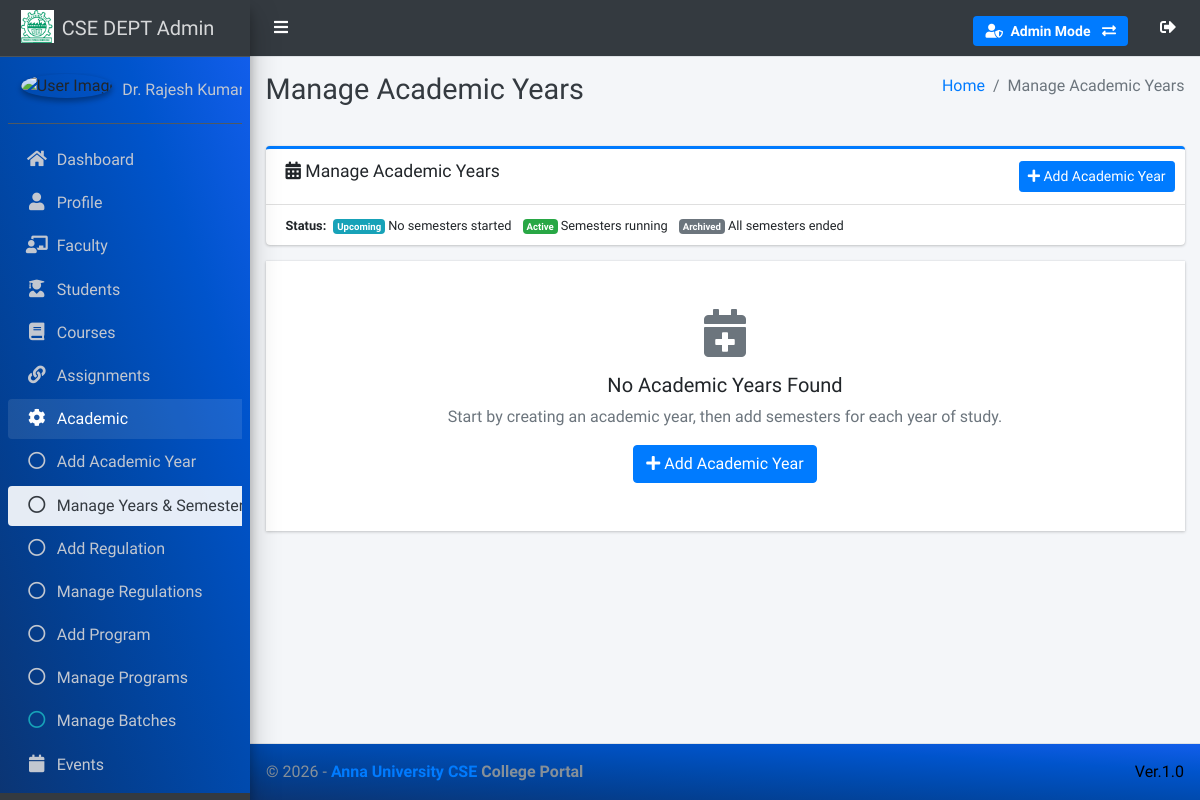
Page /academic-year/manage/ (signed in) on the earlier database version.
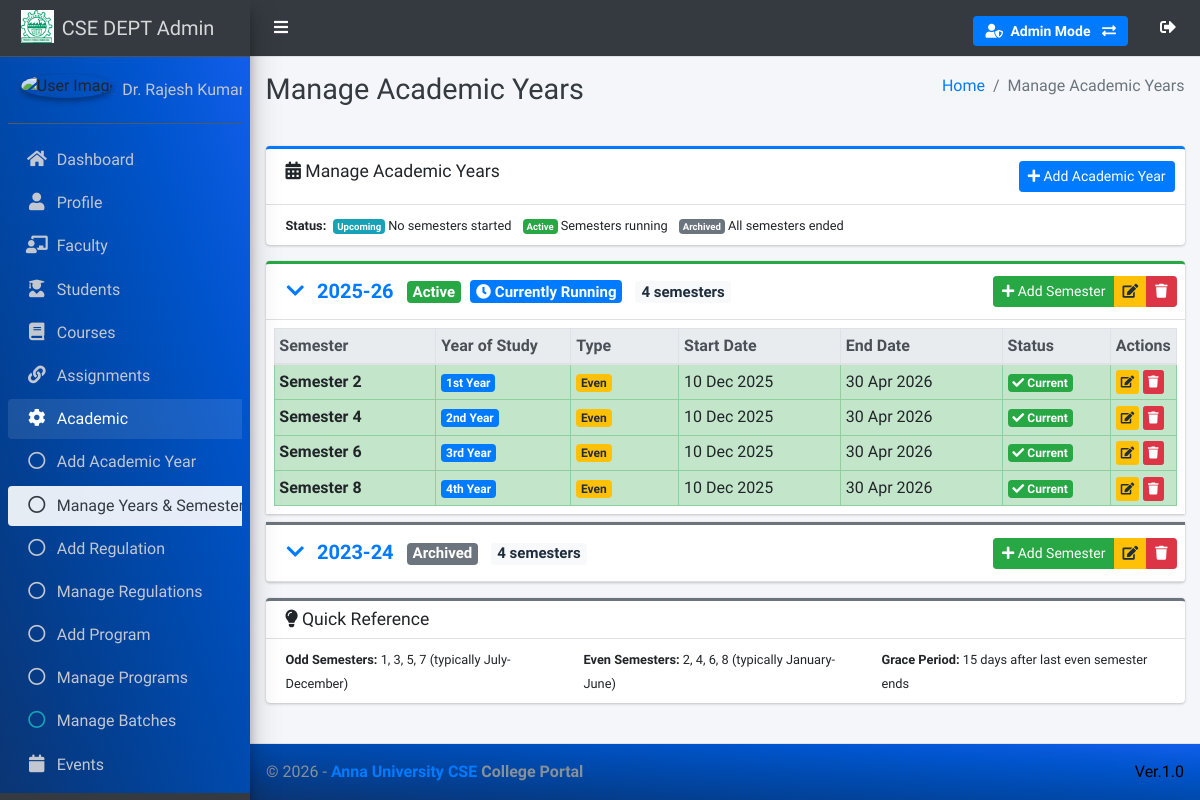
Same page on the later database version.
### main_app/models.py (models this page shows, shortened)
class AcademicYear(models.Model):
    STATUS_UPCOMING = 'UPCOMING'
    STATUS_ACTIVE = 'ACTIVE'
    STATUS_ARCHIVED = 'ARCHIVED'
    STATUS_CHOICES = [
        (STATUS_UPCOMING, 'Upcoming'),
        (STATUS_ACTIVE, 'Active'),
        (STATUS_ARCHIVED, 'Archived'),
    ]
    GRACE_PERIOD_DAYS = 15  # Grace period after even semester ends
    year = models.CharField(max_length=10, unique=True)  # e.g., "2025-26"
    created_at = models.DateTimeField(auto_now_add=True)
    class Meta:
        ordering = ['-year']
        verbose_name = 'Academic Year'
        verbose_name_plural = 'Academic Years'
    @property
    def status(self):
        from django.utils import timezone
        from datetime import timedelta
        today = timezone.now().date()
        semesters = self.semesters.all()
        if not semesters.exists():
            return self.STATUS_UPCOMING
        odd_semesters = semesters.filter(semester_number__in=[1, 3, 5, 7])
        earliest_odd_start = odd_semesters.order_by('start_date').values_list('start_date', flat=True).first()
        even_semesters = semesters.filter(semester_number__in=[2, 4, 6, 8])
        latest_even_end = even_semesters.order_by('-end_date').values_list('end_date', flat=True).first()
        if not earliest_odd_start:
            earliest_odd_start = semesters.order_by('start_date').values_list('start_date', flat=True).first()
        if not latest_even_end:
            latest_even_end = semesters.order_by('-end_date').values_list('end_date', flat=True).first()
        if earliest_odd_start and today < earliest_odd_start:
            return self.STATUS_UPCOMING
        if latest_even_end:
            next_year_started = self._check_next_year_started(today)
            if next_year_started:
                if today <= latest_even_end:
                    return self.STATUS_ACTIVE
            else:
                grace_end = latest_even_end + timedelta(days=self.GRACE_PERIOD_DAYS)
                if today <= grace_end:
                    return self.STATUS_ACTIVE
        return self.STATUS_ARCHIVED
    def _check_next_year_started(self, today):
        try:
            start_year = int(self.year.split('-')[0])
            next_year_str = f"{start_year + 1}-{str(start_year + 2)[-2:]}"
            next_year = AcademicYear.objects.filter(year=next_year_str).first()
            if next_year:
                earliest_start = next_year.semesters.order_by('start_date').values_list('start_date', flat=True).first()
                if earliest_start and today >= earliest_start:
                    return True
        except (ValueError, IndexError):
            pass
        return False
    @property
    def status_display(self):
        status = self.status
        return {
            self.STATUS_UPCOMING: ('Upcoming', 'info'),
            self.STATUS_ACTIVE: ('Active', 'success'),
            self.STATUS_ARCHIVED: ('Archived', 'secondary'),
        }.get(status, ('Unknown', 'dark'))
    @property
    def is_current(self):
        from django.utils import timezone
        today = timezone.now().date()
        return self.semesters.filter(start_date__lte=today, end_date__gte=today).exists()
    @classmethod
    def get_active_years(cls):
        return [y for y in cls.objects.all() if y.status in [cls.STATUS_ACTIVE, cls.STATUS_UPCOMING]]

class Semester(models.Model):
    SEMESTER_CHOICES = [(i, f'Semester {i}') for i in range(1, 9)]
    academic_year = models.ForeignKey(AcademicYear, on_delete=models.CASCADE, related_name='semesters')
    semester_number = models.IntegerField(choices=SEMESTER_CHOICES,
                                           help_text="Semester 1-8")
    start_date = models.DateField()
    end_date = models.DateField()
    class Meta:
        unique_together = ('academic_year', 'semester_number')
        ordering = ['-academic_year', 'semester_number']
        verbose_name = 'Semester'
        verbose_name_plural = 'Semesters'
    @property
    def year_of_study(self):
        return (self.semester_number + 1) // 2
    @property
    def year_of_study_display(self):
        year = self.year_of_study
        suffixes = {1: '1st Year', 2: '2nd Year', 3: '3rd Year', 4: '4th Year'}
        return suffixes.get(year, f'Year {year}')
    @property
    def semester_type(self):
        return 'ODD' if self.semester_number % 2 == 1 else 'EVEN'
    @property
    def is_current(self):
        from django.utils import timezone
        today = timezone.now().date()
        return self.start_date <= today <= self.end_date
    @property
    def status(self):
        from django.utils import timezone
        today = timezone.now().date()
        if today < self.start_date:
            return 'UPCOMING'
        elif self.start_date <= today <= self.end_date:
            return 'CURRENT'
        else:
            return 'COMPLETED'
    @property
    def status_display(self):
        status = self.status
        if status == 'UPCOMING':
            return ('Upcoming', 'info')
        elif status == 'CURRENT':
            return ('Current', 'success')
        else:
            return ('Completed', 'secondary')

### main_app/hod_views.py (the view)
# urls.py: path("academic-year/manage/", hod_views.manage_academic_year, name='manage_academic_year'),
@login_required
def manage_academic_year(request):
    if not check_hod_permission(request.user):
        return redirect('/')
    academic_years = AcademicYear.objects.prefetch_related('semesters').all()
    semester_form = SemesterForm()
    context = {
        'academic_years': academic_years,
        'semester_form': semester_form,
        'page_title': 'Manage Academic Years'
    }
    return render(request, "hod_template/manage_session.html", context)

### main_app/hod_views.py (called while the page is built)
def check_hod_permission(user):
    if not user.is_authenticated:
        return False
    return user.is_hod

### main_app/models.py (called while the page is built)
    @property
    def is_hod(self):
        return self.role == 'HOD'

### main_app/templates/hod_template/manage_session.html (shortened to what the changed rows need)
{% extends 'main_app/base.html' %}
{% load static %}
{% block page_title %}{{page_title}}{% endblock page_title %}
{% block content %}
<section class="content">
    <div class="container-fluid">
        <div class="accordion" id="academicYearsAccordion">
            {% for year in academic_years %}
            <div class="card card-outline {% if year.status == 'ACTIVE' %}card-success{% elif year.status == 'UPCOMING' %}card-info{% else %}card-secondary{% endif %} mb-2">
                <div class="card-header p-0" id="heading{{ year.id }}">
                    <div class="d-flex justify-content-between align-items-center p-2">
                        <button class="btn btn-link text-left flex-grow-1" type="button"
                                data-toggle="collapse" data-target="#collapse{{ year.id }}"
                                aria-expanded="{% if year.status == 'ACTIVE' %}true{% else %}false{% endif %}">
                            <h5 class="mb-0">
                                <i class="fas fa-chevron-down mr-2"></i>
                                <strong>{{ year.year }}</strong>
                                {% with year.status_display as status %}
                                <span class="badge badge-{{ status.1 }} ml-2">{{ status.0 }}</span>
                                {% endwith %}
                                {% if year.is_current %}
                                <span class="badge badge-primary ml-1"><i class="fas fa-clock"></i> Currently Running</span>
                                {% endif %}
                                <span class="badge badge-light ml-2">{{ year.semesters.count }} semesters</span>
                            </h5>
                        </button>
                        <div class="btn-group">
                            <a href="{% url 'add_semester_for_year' year.id %}" class="btn btn-success btn-sm" title="Add Semester">
                                <i class="fas fa-plus"></i> Add Semester
                            </a>
                            <a href="{% url 'edit_academic_year' year.id %}" class="btn btn-warning btn-sm" title="Edit Year">
                                <i class="fas fa-edit"></i>
                            </a>
                            <a href="{% url 'delete_academic_year' year.id %}"
                               onclick="return confirm('Are you sure you want to delete the academic year {{ year.year }}? This will permanently delete the academic year AND all its semesters.')"
                               class="btn btn-danger btn-sm" title="Delete Year">
                                <i class="fas fa-trash"></i>
                            </a>
                        </div>
                    </div>
                </div>
                <div id="collapse{{ year.id }}"
                     class="collapse {% if year.status == 'ACTIVE' %}show{% endif %}"
                     aria-labelledby="heading{{ year.id }}"
                     data-parent="#academicYearsAccordion">
                    <div class="card-body p-2">
                        {% if year.semesters.count > 0 %}
                        <div class="table-responsive">
                            <table class="table table-sm table-bordered table-hover mb-0">
                                <thead class="thead-light">
                                    <tr>
                                        <th style="width: 18%">Semester</th>
                                        <th style="width: 15%">Year of Study</th>
                                        <th style="width: 12%">Type</th>
                                        <th style="width: 18%">Start Date</th>
                                        <th style="width: 18%">End Date</th>
                                        <th style="width: 12%">Status</th>
                                        <th style="width: 7%">Actions</th>
                                    </tr>
                                </thead>
                                <tbody>
                                    {% for semester in year.semesters.all %}
                                    <tr class="{% if semester.is_current %}table-success{% endif %}">
                                        <td><strong>Semester {{ semester.semester_number }}</strong></td>
                                        <td>
                                            <span class="badge badge-primary">{{ semester.year_of_study_display }}</span>
                                        </td>
                                        <td>
                                            {% if semester.semester_type == 'ODD' %}
                                            <span class="badge badge-info">Odd</span>
                                            {% else %}
                                            <span class="badge badge-warning">Even</span>
                                            {% endif %}
                                        </td>
                                        <td>{{ semester.start_date|date:"d M Y" }}</td>
                                        <td>{{ semester.end_date|date:"d M Y" }}</td>
                                        <td>
                                            {% with semester.status_display as status %}
                                            <span class="badge badge-{{ status.1 }}">
                                                {% if status.0 == 'Current' %}<i class="fas fa-check"></i> {% endif %}
                                                {{ status.0 }}
                                            </span>
                                            {% endwith %}
                                        </td>
                                        <td>
                                            <a href="{% url 'edit_semester' semester.id %}"
                                               class="btn btn-warning btn-xs" title="Edit">
                                               <i class="fas fa-edit"></i>
                                            </a>
                                            <a href="{% url 'delete_semester' semester.id %}"
                                               onclick="return confirm('Delete this semester?')"
                                               class="btn btn-danger btn-xs" title="Delete">
                                               <i class="fas fa-trash"></i>
                                            </a>
                                        </td>
                                    </tr>
                                    {% endfor %}
                                </tbody>
                            </table>
                        </div>
                        {% endif %}
                    </div>
                </div>
            </div>
            {% empty %}
            <div class="card">
                <div class="card-body text-center py-5">
                    <i class="fas fa-calendar-plus fa-3x text-muted mb-3"></i>
                    <h5>No Academic Years Found</h5>
                    <p class="text-muted">Start by creating an academic year, then add semesters for each year of study.</p>
                    <a href="{% url 'add_academic_year' %}" class="btn btn-primary">
                        <i class="fas fa-plus"></i> Add Academic Year
                    </a>
                </div>
            </div>
            {% endfor %}
        </div>
        {% if academic_years %}
        <div class="card card-outline card-secondary mt-3">
            <div class="card-header py-2">
                <h6 class="card-title mb-0"><i class="fas fa-lightbulb"></i> Quick Reference</h6>
            </div>
            <div class="card-body py-2">
                <div class="row">
                    <div class="col-md-4">
                        <small><strong>Odd Semesters:</strong> 1, 3, 5, 7 (typically July-December)</small>
                    </div>
                    <div class="col-md-4">
                        <small><strong>Even Semesters:</strong> 2, 4, 6, 8 (typically January-June)</small>
                    </div>
                    <div class="col-md-4">
                        <small><strong>Grace Period:</strong> 15 days after last even semester ends</small>
                    </div>
                </div>
            </div>
        </div>
        {% endif %}
    </div>
</section>
{% endblock content %}

Differences in the rows shown:
added AcademicYear: year "2025-26", status_display.0 "Active", shows "Currently Running", semesters.count "4"
added Semester: semester_number "2", year_of_study_display "1st Year", shows "Even", start_date "10 Dec 2025", end_date "30 Apr 2026", status_display.0 "Current"
added Semester: semester_number "4", year_of_study_display "2nd Year", shows "Even", start_date "10 Dec 2025", end_date "30 Apr 2026", status_display.0 "Current"
added Semester: semester_number "6", year_of_study_display "3rd Year", shows "Even", start_date "10 Dec 2025", end_date "30 Apr 2026", status_display.0 "Current"
added Semester: semester_number "8", year_of_study_display "4th Year", shows "Even", start_date "10 Dec 2025", end_date "30 Apr 2026", status_display.0 "Current"
added AcademicYear: year "2023-24", status_display.0 "Archived", semesters.count "4"
Other differences:
text no longer shown: "No Academic Years Found Start by creating an academic year, then add semesters for each year of study. Add Academic Year"
text now shown: "Quick Reference Odd Semesters: 1, 3, 5, 7 (typically July-December) Even Semesters: 2, 4, 6, 8 (typically January-June) Grace Period: 15 days after last even semester ends"
